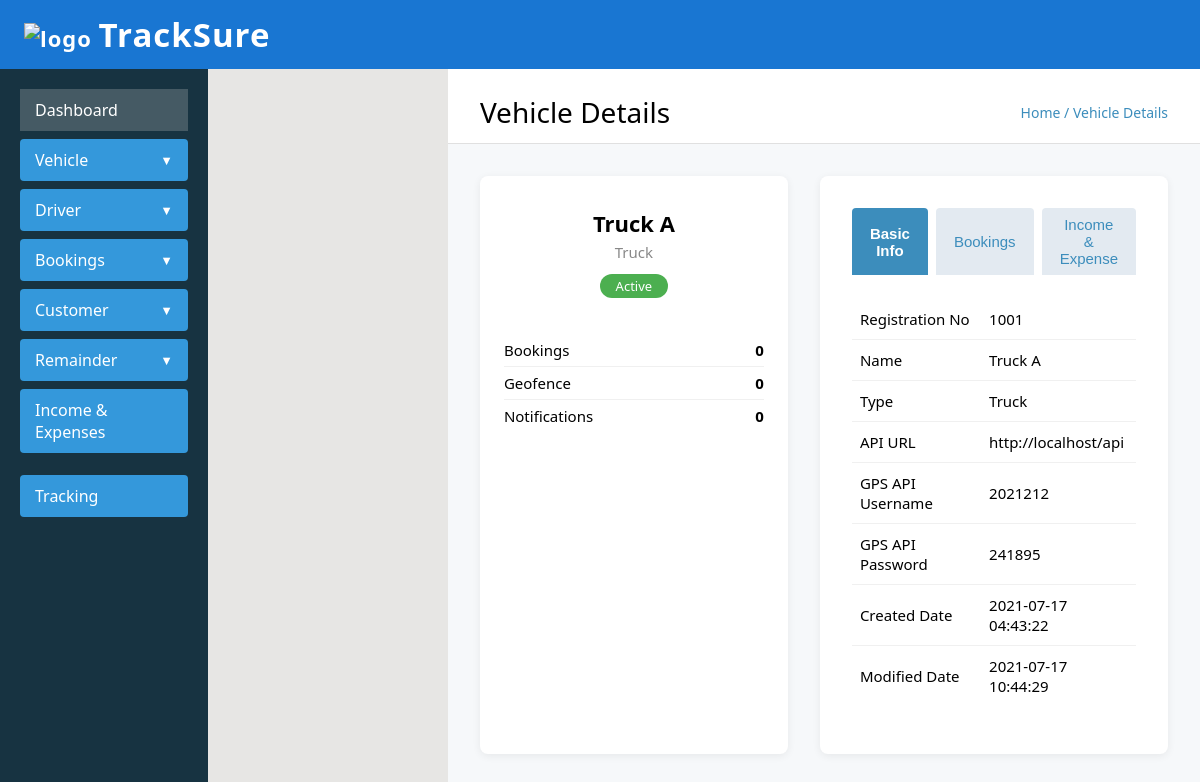
The page /fleet/basicinfo/ on the database its author committed.
### app/models.py (models this page shows, shortened)
class Vehicle(models.Model):
    VehicleID = models.AutoField(primary_key=True)
    VehicleRegNo = models.IntegerField(unique=True)
    Name = models.CharField(max_length=100)
    Type = models.CharField(max_length=100)
    RegistrationExpDate = models.DateField()
    VehicleGroup = models.CharField(max_length=255)
    VehicleColour = models.CharField(max_length=50)
    apiUrl = models.URLField(max_length=200, blank=True, null=True)
    apiUsername = models.CharField(max_length=100, blank=True, null=True)
    apiPassword = models.CharField(max_length=100, blank=True, null=True)

### fleet/views.py (the view)
# urls.py: path("basicinfo/",views.basicinfo,name="basicinfo"),
def basicinfo(request):
    vehicle = Vehicle.objects.first()
    return render(request, "basicinfo.html", {'vehicle': vehicle})

### app/templates/basicinfo.html
{% extends 'base.html'%}
{% load static %}
{% block content %}
<div class="main">
<link rel="stylesheet" href="{% static 'basicinfo.css' %}">
        <div class="header">
            <span>Vehicle Details</span>
            <span class="breadcrumb">Home / Vehicle Details</span>
        </div>
        <div class="content">
            <div class="vehicle-summary">
                <div class="vehicle-title">{{ vehicle.Name }}</div>
                <div class="vehicle-type">{{ vehicle.Type }}</div>
                <div class="status active">Active</div>
                <div class="stats">
                    <div>Bookings <span>0</span></div>
                    <div>Geofence <span>0</span></div>
                    <div>Notifications <span>0</span></div>
                </div>
            </div>
            <div class="vehicle-details">
                <div class="tabs">
                    <button class="active">Basic Info</button>
                    <button>Bookings <a href="{% url 'bookings' %}"></a></button>
                    <button>Income & Expense<a href="{% url 'inex' %}"></a></button>
                </div>
                <table>
                    <tr><td>Registration No</td><td>{{ vehicle.VehicleRegNo }}</td></tr>
                    <tr><td>Name</td><td>{{ vehicle.Name }}</td></tr>
                    <tr><td>Type</td><td>{{ vehicle.Type }}</td></tr>
                    <tr><td>API URL</td><td>http://localhost/api</td></tr>
                    <tr><td>GPS API Username</td><td>2021212</td></tr>
                    <tr><td>GPS API Password</td><td>241895</td></tr>
                    <tr><td>Created Date</td><td>2021-07-17 04:43:22</td></tr>
                    <tr><td>Modified Date</td><td>2021-07-17 10:44:29</td></tr>
                </table>
            </div>
        </div>
    </div>
{% endblock %}

### app/static/basicinfo.css (style rules this page uses)
body { margin: 0; font-family: 'Segoe UI', Arial, sans-serif; background: #f6f8fa; }
.main { margin-left: 240px; min-height: 100vh; background: #f6f8fa; }
.header { background: #fff; padding: 24px 32px 12px 32px; font-size: 28px; font-weight: 500; border-bottom: 1px solid #e0e0e0; display: flex; justify-content: space-between; align-items: center; }
.breadcrumb { font-size: 14px; color: #3c8dbc; }
.content { display: flex; padding: 32px; gap: 32px; }
.vehicle-summary { background: #fff; border-radius: 8px; box-shadow: 0 2px 8px #0001; width: 260px; padding: 32px 24px; text-align: center; }
.vehicle-title { font-size: 22px; font-weight: bold; margin-bottom: 4px; }
.vehicle-type { color: #888; font-size: 15px; margin-bottom: 12px; }
.status.active { display: inline-block; background: #4caf50; color: #fff; font-size: 13px; padding: 3px 16px; border-radius: 12px; margin-bottom: 18px; }
.stats { margin-top: 18px; text-align: left; }
.stats div { display: flex; justify-content: space-between; padding: 6px 0; font-size: 15px; border-bottom: 1px solid #f0f0f0; }
.stats div:last-child { border-bottom: none; }
.stats span { font-weight: bold; }
.vehicle-details { background: #fff; border-radius: 8px; box-shadow: 0 2px 8px #0001; flex: 1; padding: 32px 32px 24px 32px; }
.tabs { display: flex; gap: 8px; margin-bottom: 24px; }
.tabs button { background: #e3eaf1; border: none; padding: 8px 18px; border-radius: 4px 4px 0 0; font-size: 15px; cursor: pointer; color: #3c8dbc; outline: none; }
.tabs button.active { background: #3c8dbc; color: #fff; font-weight: bold; }
.vehicle-details table { width: 100%; border-collapse: collapse; margin-bottom: 24px; }
.vehicle-details td { padding: 10px 8px; border-bottom: 1px solid #f0f0f0; font-size: 15px; }
.vehicle-details tr:last-child td { border-bottom: none; }

### app/templates/base.html (style rules this page uses)
body, .dashboard-container { background-color: #e7e6e4; }

### rows shown on the page
Vehicle: Name "Truck A", Type "Truck", VehicleRegNo "1001"
